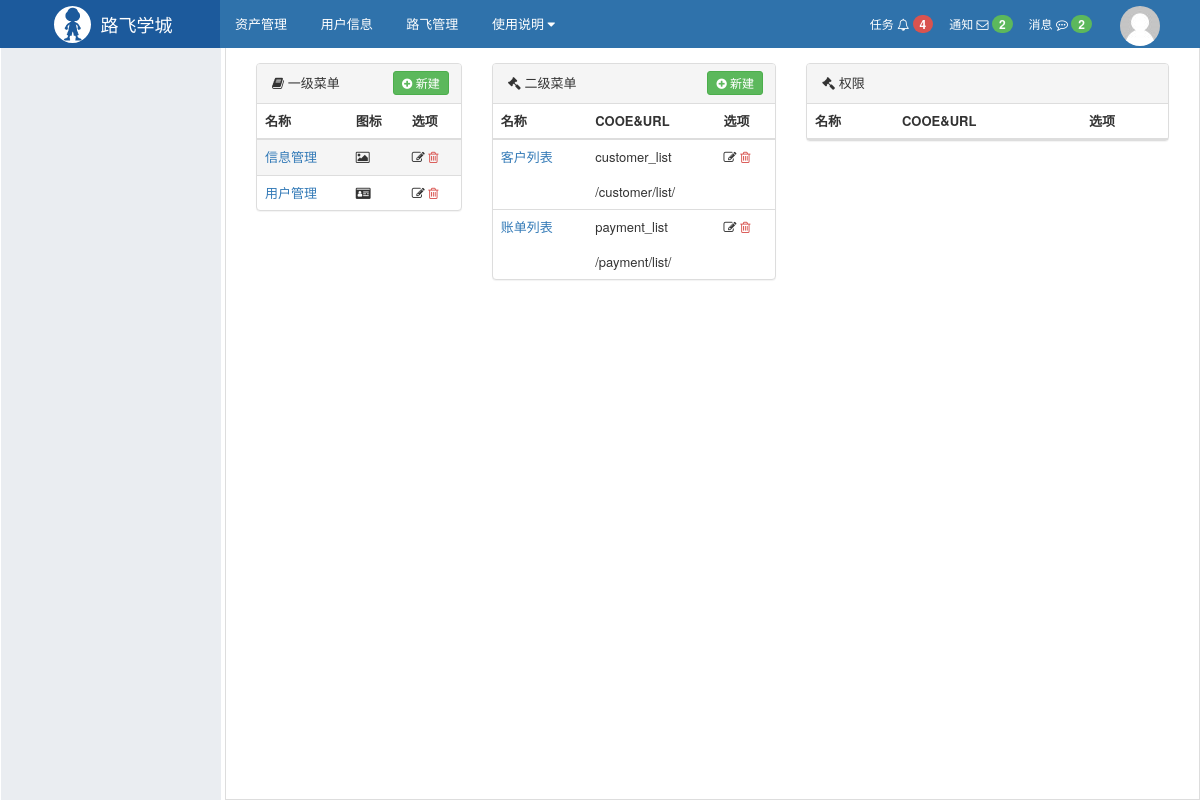
Page /rbac/menu/list/?mid=1 on the committed database.
### rbac/models.py (models this page shows, shortened)
class Menu(models.Model):
    title = models.CharField(verbose_name='一级菜单', max_length=32)
    icon = models.CharField(verbose_name='图标', max_length=32,)

class Permission(models.Model):
    title = models.CharField(verbose_name='标题', max_length=32)
    url = models.CharField(verbose_name='含正则的URL', max_length=128)
    name = models.CharField(verbose_name='URL别名',max_length=32, unique=True)
    menu = models.ForeignKey(verbose_name='所属菜单', to='Menu', null=True, blank=True, help_text="null表示不是菜单，非null表示二级菜单",
                             on_delete=models.CASCADE)
    pid = models.ForeignKey(verbose_name='关联所有权限', to='Permission', null=True, blank=True,
                            help_text="对于非菜单权限需要选择一个可以成为菜单的权限，用户做默认展开菜单", on_delete=models.CASCADE,
                            related_name='parents')

### rbac/views/menu.py (the view)
def menu_list(request):
    menus = models.Menu.objects.all()
    menu_id = request.GET.get('mid')  # 用户选择的一级菜单
    second_menu_id = request.GET.get('sid')  # 用户选择的二级菜单
    menu_exists= models.Menu.objects.filter(id=menu_id).exists()  #查看标的id
    if not menu_exists:
        menu_id = None
    if menu_id:
        second_menu = models.Permission.objects.filter(menu_id=menu_id)
    else:
        second_menu = []
    second_menu_exists= models.Permission.objects.filter(id=second_menu_id).exists()  #查看标的id
    if not second_menu_exists:
        second_menu_id = None
    if second_menu_id:
        permission = models.Permission.objects.filter(pid_id=second_menu_id)
    else:
        permission = []
    return render(
        request, 'rbac/menu_list.html',
        {
            'menus': menus,
            'second_menu': second_menu,
            'menu_id': menu_id,
            'second_menu_id':second_menu_id,
            'permission':permission,
        })

### rbac/services/Menu_urls.py (called while the page is built)
def memory_cul(request, name, *args, **kwargs):
    basic_url = reverse(name, args=args, kwargs=kwargs)
    if not request.GET:
        return basic_url
    query_dict = QueryDict(mutable=True)
    query_dict['_filter'] = request.GET.urlencode()
    return "%s?%s" % (basic_url, query_dict.urlencode())

### rbac/templatetags/rbac.py (called while the page is built)
@register.simple_tag
def memory_cul(request, name, *args, **kwargs):
    return Menu_urls.memory_cul(request, name, *args, **kwargs)

### rbac/templates/rbac/menu_list.html (shortened to what this page needs)
{% extends 'layout.html' %}
{% load rbac %}
{% block content %}
    <div class="luffy-container">
        <div class="col-md-3">
            <div class="panel panel-default">
                <div class="panel-heading">
                    <i class="fa fa-book" aria-hidden="true"></i> 一级菜单
                    <a href="{% memory_cul request 'rbac:menu_add' %}" class="right btn btn-success btn-xs"
                       style="padding: 2px 8px;margin: -3px;">
                        <i class="fa fa-plus-circle" aria-hidden="true"></i> 新建
                    </a>
                </div>
                <table class="table">
                    <thead>
                    <tr>
                        <th>名称</th>
                        <th>图标</th>
                        <th>选项</th>
                    </tr>
                    </thead>
                    <tbody>
                    {% for row in menus %}
                        <tr class="{% if row.id|safe == menu_id %}active{% endif %}">
                            <td>
                                <a href="?mid={{ row.id }}">{{ row.title }}
                                </a>
                            </td>
                            <td>
                                <i href="" class="fa {{ row.icon }}" aria-hidden="true">
                                </i>
                            </td>
                            <td>
                                <a style="color: #333333;" href="{% memory_cul request 'rbac:menu_edit' pk=row.id %}">
                                    <i class="fa fa-edit" aria-hidden="true">
                                    </i>
                                </a>
                                <a style="color: #d9534f;" href="{% memory_cul request 'rbac:menu_del' pk=row.id %}">
                                    <i class="fa fa-trash-o">
                                    </i>
                                </a>
                            </td>
                        </tr>
                    {% endfor %}
                    </tbody>
                </table>
            </div>
        </div>
        <div class="col-md-4">
            <div class="panel panel-default">
                <div class="panel-heading">
                    <i class="fa fa-gavel" aria-hidden="true"></i> 二级菜单
                    {% if menu_id %}
                        <a href="{% memory_cul request 'rbac:second_menu_add' menu_id=menu_id %}"
                           class="right btn btn-success btn-xs"
                           style="padding: 2px 8px;margin: -3px;">
                            <i class="fa fa-plus-circle" aria-hidden="true"></i> 新建
                        </a>
                    {% endif %}
                </div>
                <table class="table">
                    <thead>
                    <tr>
                        <th>名称</th>
                        <th>COOE&URL</th>
                        <th>选项</th>
                    </tr>
                    </thead>
                    <tbody>
                    {% for row in second_menu %}
                        <tr class="{% if row.id|safe == second_menu_id %} active{% endif %}">
                            <td rowspan="2"><a href="?mid={{ menu_id }}&sid={{ row.id }}">{{ row.title }}</a></td>
                            <td>{{ row.name }}</td>
                            <td>
                                <a style="color: #333333;"
                                   href="{% memory_cul request 'rbac:second_menu_edit' pk=row.id %}"><i
                                        class="fa fa-edit" aria-hidden="true"></i></a>
                                <a style="color: #d9534f;"
                                   href="{% memory_cul request 'rbac:second_menu_del' pk=row.id %}"><i
                                        class="fa fa-trash-o"></i></a>
                            </td>
                        </tr>
                        <tr class="{% if row.id|safe == second_menu_id %} active{% endif %}">
                            <td colspan="2" style="border-top: 0">{{ row.url }}</td>
                        </tr>
                    {% endfor %}
                    </tbody>
                </table>
            </div>
        </div>
        <div class="col-md-5">
            <div class="panel panel-default">
                <div class="panel-heading">
                    <i class="fa fa-gavel" aria-hidden="true"></i> 权限
                </div>
                <table class="table">
                    <thead>
                    <tr>
                        <th>名称</th>
                        <th>COOE&URL</th>
                        <th>选项</th>
                    </tr>
                    </thead>
                </table>
            </div>
        </div>
    </div>
{% endblock %}

### web/static/css/commons.css (style rules this page uses)
body { margin: 0; }
.right { float: right; }

### web/templates/layout.html (style rules this page uses)
body { margin: 0; }
.luffy-container { padding: 15px; }

### rows in the picture
Menu: title "信息管理"
Menu: title "用户管理"
Permission: title "客户列表", name "customer_list", url "/customer/list/"
Permission: title "账单列表", name "payment_list", url "/payment/list/"
